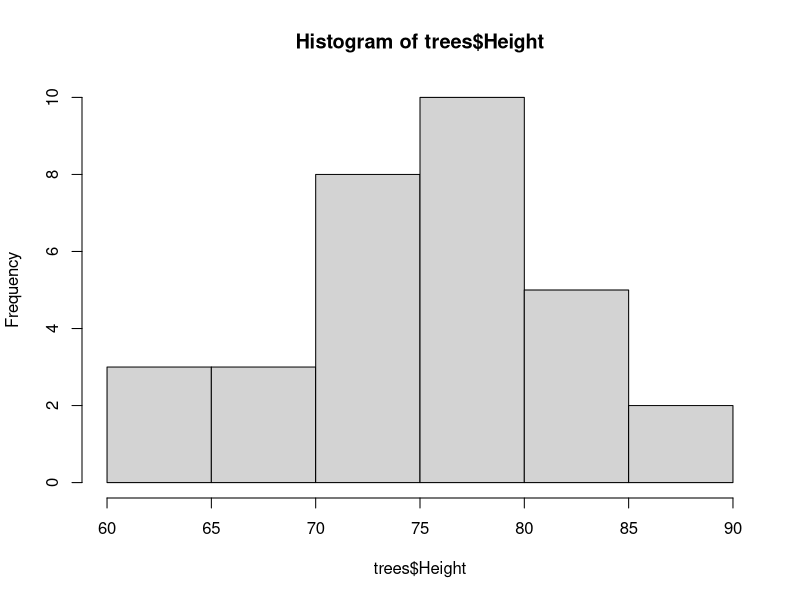
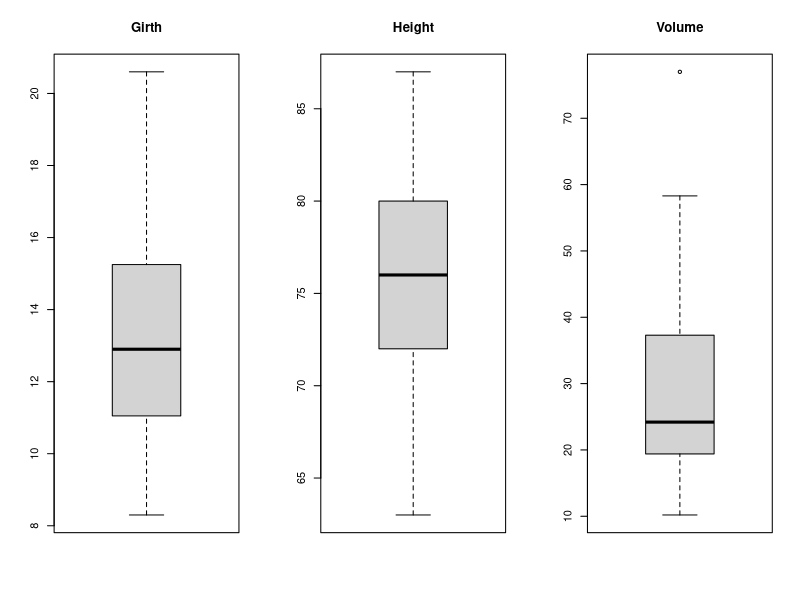
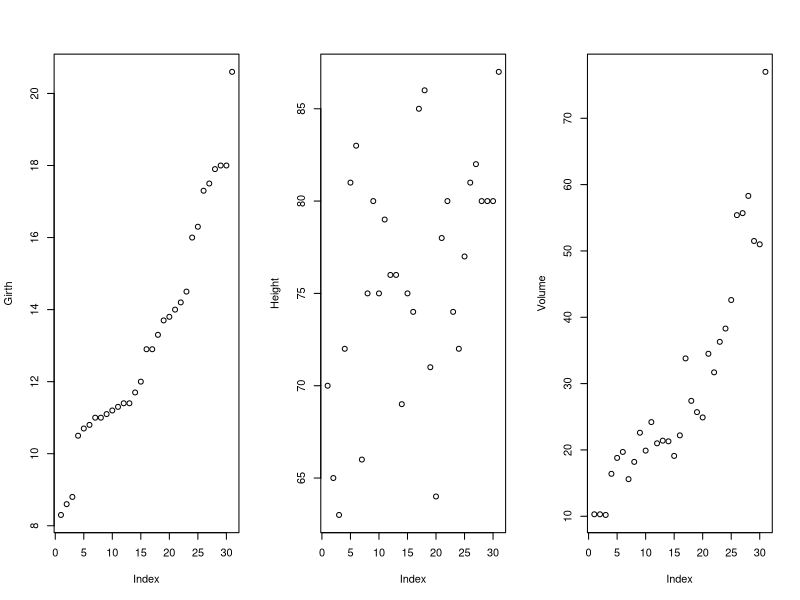

Source code (R) for these figures, in order:
## ---- chunk 1
knitr::opts_chunk$set(echo = TRUE)
## ---- chunk 2
summary(trees)
mean(trees$Girth)
## ---- chunk 3
hist(trees$Height)
## ---- chunk 4
par(mfrow=c(1, 3))
boxplot(trees$Girth, main="Girth")
boxplot(trees$Height, main="Height")
boxplot(trees$Volume, main="Volume")
par(mfrow=c(1, 1))
## ---- chunk 5
par(mfrow=c(1,3))
attach(trees)
plot(Girth)
plot(Height)
plot(Volume)
## ---- chunk 6
str(trees)
